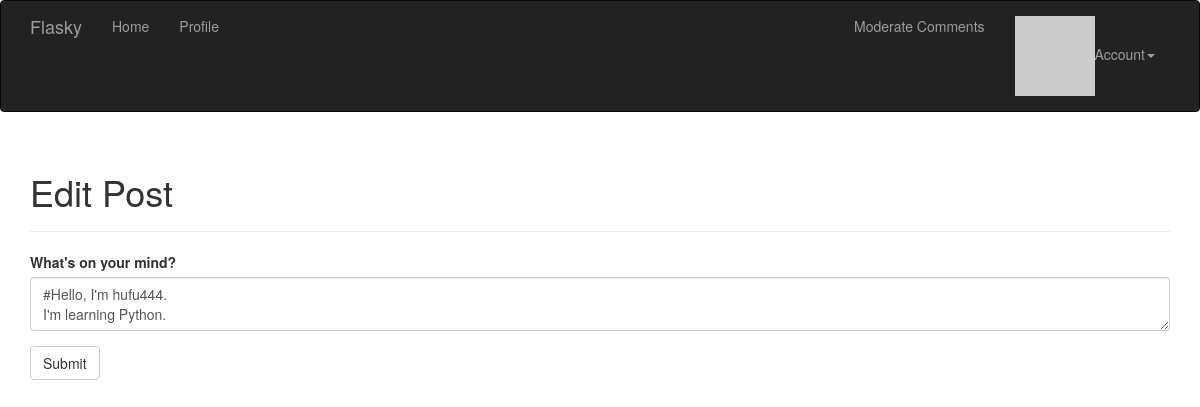
/edit/2 (signed in), run on an earlier commit of the app's database.
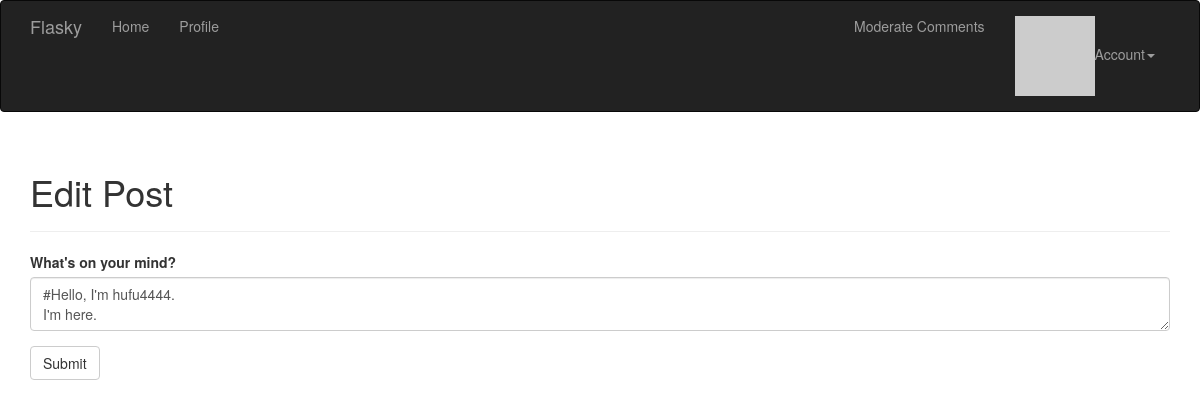
And on a later commit of the database.
### app/models.py (models this page shows, shortened)
class Post(db.Model):
    __tablename__ = "posts"
    id = db.Column(db.Integer, primary_key=True)
    body = db.Column(db.Text)
    body_html = db.Column(db.Text)
    timestamp = db.Column(db.DateTime, index=True, default=datetime.utcnow)
    author_id = db.Column(db.Integer, db.ForeignKey('users.id'))
    comments = db.relationship('Comment', backref='post', lazy='dynamic')
    '''@staticmethod
    def generate_fake(count=100):
        from random import seed, randint
        import forgery_py

        seed()
        user_count = User.query.count()
        for i in range(count):
            u = User.query.offset(randint(0, user_count - 1)).first()
            p = Post(body=forgery_py.lorem_ipsum.sentences(randint(1, 3)),
                timestamp=forgery_py.date.date(True),
                author=u)
            db.session.add(p)
            db.session.commit()'''

### app/main/views.py (the view)
@main.route('/edit/<int:id>', methods=['GET', 'POST'])
@login_required
def edit(id):
    post = Post.query.get_or_404(id)
    if current_user != post.author and not current_user.can(Permission.ADMIN):
            abort(403)
    form = PostForm()
    if form.validate_on_submit():
        post.body = form.body.data
        db.session.add(post)
        db.session.commit()
        flash('The post has been updated.')
        return redirect(url_for('.post', id=post.id))
    form.body.data = post.body
    return render_template('edit_post.html', form=form)

### app/main/forms.py
class PostForm(Form):
    body = PageDownField("What's on your mind?", validators=[Required()])
    submit = SubmitField('Submit')

### app/auth/views.py (called while the page is built)
@auth.before_app_request
def before_request():
    if current_user.is_authenticated:
        current_user.ping()
        if not current_user.confirmed and request.endpoint[:5] != 'auth.':
            return redirect(url_for('auth.unconfirmed'))

### app/main/__init__.py (called while the page is built)
@main.app_context_processor
def inject_permissions():
    return dict(Permission=Permission)  #返回一个字典

### app/main/views.py (called while the page is built)
@main.after_app_request
def after_request(response):
    for query in get_debug_queries():
        if query.duration >= current_app.config['FLASKY_SLOW_DB_QUERY_TIME']:
            current_app.logger.warning(
                'Slow query: %s\nParameters: %s\nDuration: %fs\nContext: %s\n' %
                (query.statement, query.parameters, query.duration, query.context))
    return response

### app/models.py (called while the page is built)
@login_manager.user_loader
def load_user(user_id):
    return User.query.get(int(user_id))

    def has_permission(self, perm):
        return self.permissions & perm == perm

    def can(self, perm):
        return self.role is not None and self.role.has_permission(perm)

### app/templates/edit_post.html (shortened to what this page needs)
{% extends "base.html" %}
{% import "bootstrap/wtf.html" as wtf %}
{% block page_content %}
<div class="page-header">
    <h1>Edit Post</h1>
</div>
<div>
    {{wtf.quick_form(form)}}
</div>
{% endblock %}

What changed in the data, as far as the page shows it:
changed Post: body "#Hello, I'm hufu444. I'm learning Python." → "#Hello, I'm hufu4444. I'm here."
